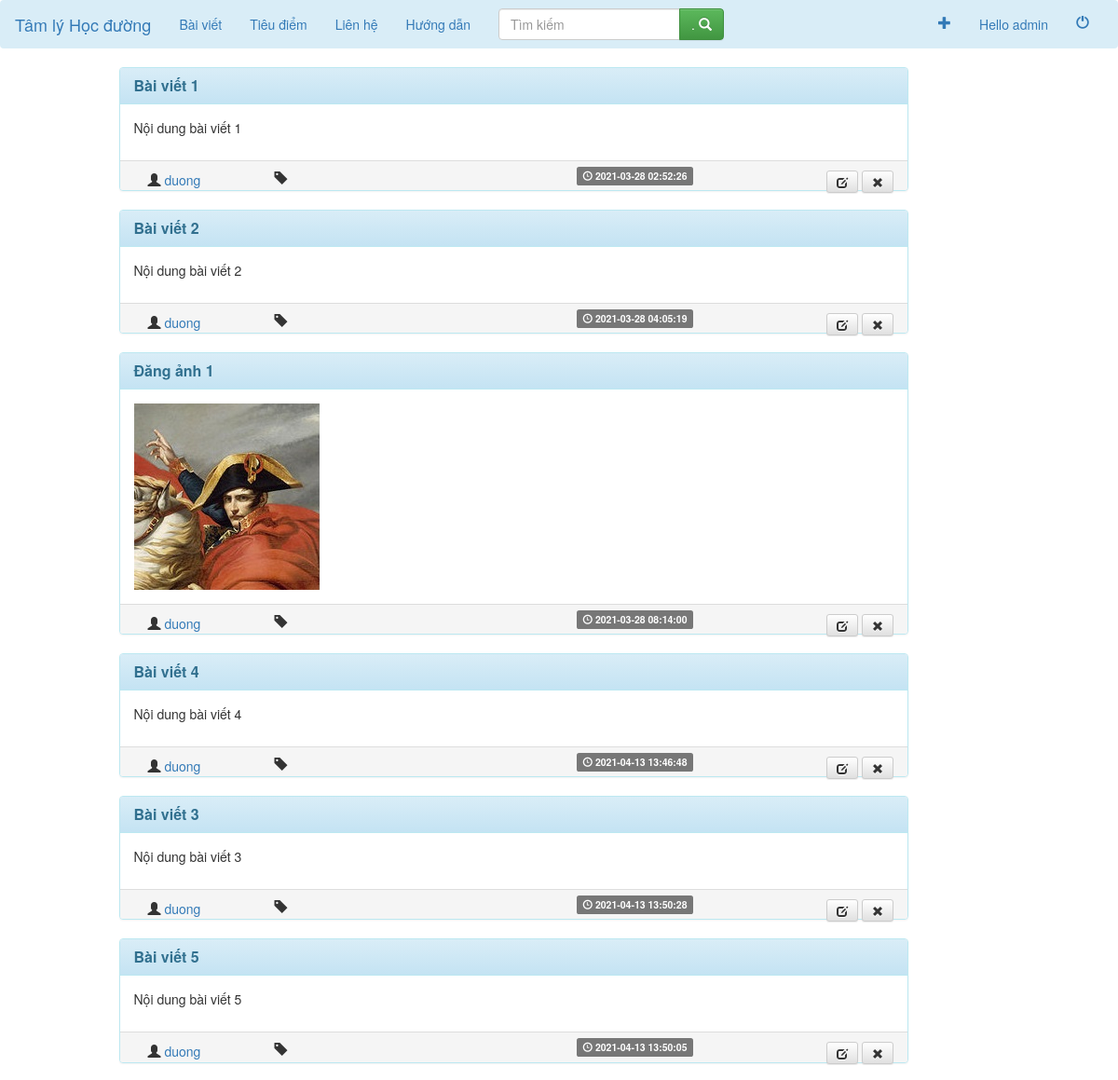
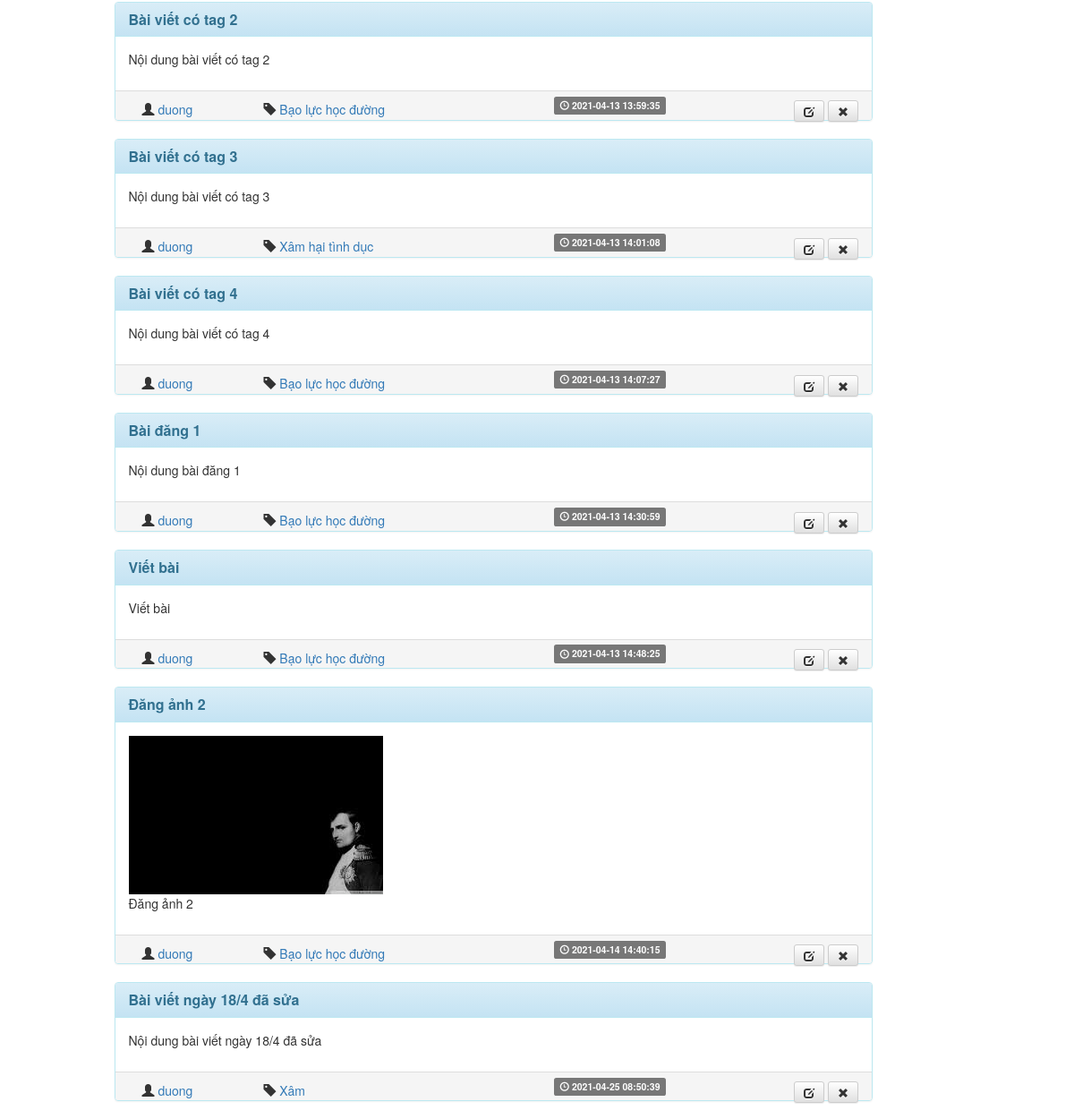
The page /posts/post.php?user=duong (signed in) on the database its author committed (2 pictures, top to bottom).
### tables this page shows
CREATE TABLE `posts` (
  `postID` int(11) NOT NULL,
  `postTitle` varchar(200) NOT NULL,
  `postDesc` varchar(10000) NOT NULL,
  `postTime` timestamp NOT NULL DEFAULT current_timestamp() ON UPDATE current_timestamp(),
  `postTag` varchar(40) NOT NULL,
  `postAuthor` varchar(40) NOT NULL,
  `postImage` varchar(100) DEFAULT NULL
);

### include/frame_post.php (the view, shortened to what this page needs)
<?php
	include_once("bootstrap_cdn.php");
?>
<div class="container">
	<div class="row">
		<div class="col-md-9 col-md-offset-1">
			<div class="panel panel-info">
		  		<div class="panel-heading">
		    		<h3 class="panel-title">
		    			<a href=<?php echo "post.php?id="; echo $id; ?> ><b><?php echo $title; ?></b></a>
		    		</h3>
		  		</div>
		  		<div class="panel-body">
				  <row>
					<?php if($image_path){?>
						<img src='<?php echo $image_path; ?>' alt='Hình ảnh' />
					<?php } ?>
				  </row>
				  <row>
					<?php
						echo $desc;
		    		?>
				  </row>
		  		</div>
		  		<div class="panel-footer">
					<span class="col-sm-2">
				  		<span class="glyphicon glyphicon-user" aria-hidden="true"></span>
				  		<a href=<?php echo "../users/profile.php?user="; echo $author; ?> >
							<?php echo $author?>
				  		</a>
					</span>
					<span class="col-sm-3">
							<span class="glyphicon glyphicon-tag" aria-hidden="true"></span>
			  			<a href=<?php echo "post.php?tags="; echo $tags; ?> >
									<?php echo $tags;?>
			  			</a>
					</span>
					<span class="col-sm-2">
					</span>
		  			<span class="label label-default">
						<span class="glyphicon glyphicon-time" aria-hidden="true"></span> <?php echo $time ?>
					</span>
			  			<?php
			  				$delete_post_link='../posts/delete_post.php?postid='.$id;
							if(isset($_SESSION['username']) ) {
								if($_SESSION['username']==$author || $_SESSION['usertype']=='admin') {
									echo "
									<span class='pull-right'>
									<a href='update.php?id=$id'  type=\"button\" class=\"btn btn-sm btn-default\">
										<i class=\"glyphicon glyphicon-edit\"></i>
									</a>
									<a href=$delete_post_link type=\"button\" class=\"btn btn-sm btn-default\">
										<i class=\"glyphicon glyphicon-remove\"></i>
									</a>
									</span>
									";
								}
							}
						?>
		  		</div>
			</div>
			</div>
		</div>
</div>

### posts/post.php (shortened to what this page needs)
<?php
include_once("../include/algos.php");
if(isset($_REQUEST['user'])) {
	$user=$_REQUEST['user'];
	$query="SELECT * FROM posts WHERE postAuthor='$user'";
	$result=mysqli_query($conn , $query);
	if(mysqli_num_rows($result) > 0) {
		while($post=mysqli_fetch_assoc($result)) {
			$id=$post['postID'];
			$title=$post['postTitle'];
			$desc=$post['postDesc'];
			$tags=$post['postTag'];
			$author=$post['postAuthor'];
			$time=$post['postTime'];
			$image_path=$post['postImage'];
			include("../include/frame_post.php");
		}
	}
}
?>

### rows shown on the page
posts: postTitle "Bài viết 1", postDesc "Nội dung bài viết 1", postAuthor "duong", postTime "2021-03-28 02:52:26"
posts: postTitle "Bài viết 2", postDesc "Nội dung bài viết 2", postAuthor "duong", postTime "2021-03-28 04:05:19"
posts: postTitle "Đăng ảnh 1", postImage (picture), postAuthor "duong", postTime "2021-03-28 08:14:00"
posts: postTitle "Bài viết 4", postDesc "Nội dung bài viết 4", postAuthor "duong", postTime "2021-04-13 13:46:48"
posts: postTitle "Bài viết 3", postDesc "Nội dung bài viết 3", postAuthor "duong", postTime "2021-04-13 13:50:28"
posts: postTitle "Bài viết 5", postDesc "Nội dung bài viết 5", postAuthor "duong", postTime "2021-04-13 13:50:05"
posts: postTitle "Bài viết có tag 2", postDesc "Nội dung bài viết có tag 2", postAuthor "duong", postTag "Bạo lực học đường", postTime "2021-04-13 13:59:35"
posts: postTitle "Bài viết có tag 3", postDesc "Nội dung bài viết có tag 3", postAuthor "duong", postTag "Xâm hại tình dục", postTime "2021-04-13 14:01:08"
posts: postTitle "Bài viết có tag 4", postDesc "Nội dung bài viết có tag 4", postAuthor "duong", postTag "Bạo lực học đường", postTime "2021-04-13 14:07:27"
posts: postTitle "Bài đăng 1", postDesc "Nội dung bài đăng 1", postAuthor "duong", postTag "Bạo lực học đường", postTime "2021-04-13 14:30:59"
posts: postTitle "Viết bài", postDesc "Viết bài", postAuthor "duong", postTag "Bạo lực học đường", postTime "2021-04-13 14:48:25"
posts: postTitle "Đăng ảnh 2", postImage (picture), postDesc "Đăng ảnh 2", postAuthor "duong", postTag "Bạo lực học đường", postTime "2021-04-14 14:40:15"
posts: postTitle "Bài viết ngày 18/4 đã sửa", postDesc "Nội dung bài viết ngày 18/4 đã sửa", postAuthor "duong", postTag "Xâm", postTime "2021-04-25 08:50:39"

### other values the page prints
$username "admin"
